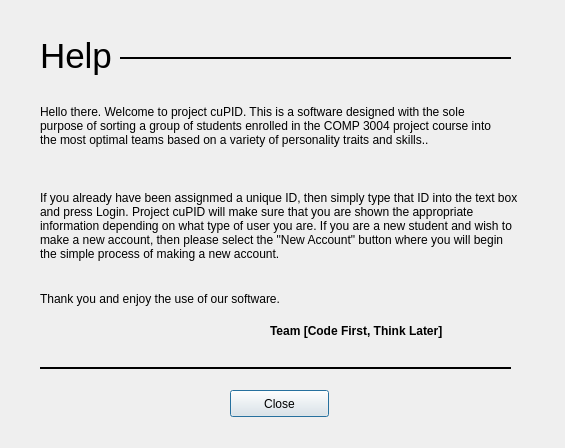
<?xml version="1.0" encoding="UTF-8"?>
<ui version="4.0">
 <class>HelpDialog</class>
 <widget class="QDialog" name="HelpDialog">
  <property name="geometry">
   <rect>
    <x>0</x>
    <y>0</y>
    <width>565</width>
    <height>448</height>
   </rect>
  </property>
  <property name="windowTitle">
   <string>Dialog</string>
  </property>
  <widget class="QLabel" name="label_4">
   <property name="geometry">
    <rect>
     <x>40</x>
     <y>290</y>
     <width>321</width>
     <height>17</height>
    </rect>
   </property>
   <property name="text">
    <string>Thank you and enjoy the use of our software.</string>
   </property>
  </widget>
  <widget class="QLabel" name="label">
   <property name="geometry">
    <rect>
     <x>40</x>
     <y>30</y>
     <width>101</width>
     <height>51</height>
    </rect>
   </property>
   <property name="font">
    <font>
     <pointsize>26</pointsize>
    </font>
   </property>
   <property name="text">
    <string>Help</string>
   </property>
  </widget>
  <widget class="Line" name="line">
   <property name="geometry">
    <rect>
     <x>120</x>
     <y>50</y>
     <width>391</width>
     <height>16</height>
    </rect>
   </property>
   <property name="frameShadow">
    <enum>QFrame::Plain</enum>
   </property>
   <property name="lineWidth">
    <number>2</number>
   </property>
   <property name="orientation">
    <enum>Qt::Horizontal</enum>
   </property>
  </widget>
  <widget class="Line" name="line_2">
   <property name="geometry">
    <rect>
     <x>40</x>
     <y>360</y>
     <width>471</width>
     <height>16</height>
    </rect>
   </property>
   <property name="frameShadow">
    <enum>QFrame::Plain</enum>
   </property>
   <property name="lineWidth">
    <number>2</number>
   </property>
   <property name="orientation">
    <enum>Qt::Horizontal</enum>
   </property>
  </widget>
  <widget class="QPushButton" name="closeButton">
   <property name="geometry">
    <rect>
     <x>230</x>
     <y>390</y>
     <width>99</width>
     <height>27</height>
    </rect>
   </property>
   <property name="text">
    <string>Close</string>
   </property>
  </widget>
  <widget class="QLabel" name="label_2">
   <property name="geometry">
    <rect>
     <x>40</x>
     <y>80</y>
     <width>471</width>
     <height>91</height>
    </rect>
   </property>
   <property name="text">
    <string>Hello there. Welcome to project cuPID. This is a software designed with the sole purpose of sorting a group of students enrolled in the COMP 3004 project course into the most optimal teams based on a variety of personality traits and skills.. </string>
   </property>
   <property name="wordWrap">
    <bool>true</bool>
   </property>
  </widget>
  <widget class="QLabel" name="label_3">
   <property name="geometry">
    <rect>
     <x>40</x>
     <y>170</y>
     <width>481</width>
     <height>111</height>
    </rect>
   </property>
   <property name="text">
    <string>If you already have been assignmed a unique ID, then simply type that ID into the text box and press Login. Project cuPID will make sure that you are shown the appropriate information depending on what type of user you are. If you are a new student and wish to make a new account, then please select the &quot;New Account&quot; button where you will begin the simple process of making a new account.</string>
   </property>
   <property name="wordWrap">
    <bool>true</bool>
   </property>
  </widget>
  <widget class="QLabel" name="label_5">
   <property name="geometry">
    <rect>
     <x>270</x>
     <y>320</y>
     <width>221</width>
     <height>21</height>
    </rect>
   </property>
   <property name="font">
    <font>
     <weight>75</weight>
     <bold>true</bold>
    </font>
   </property>
   <property name="text">
    <string>Team [Code First, Think Later]</string>
   </property>
  </widget>
 </widget>
 <resources/>
 <connections/>
</ui>
